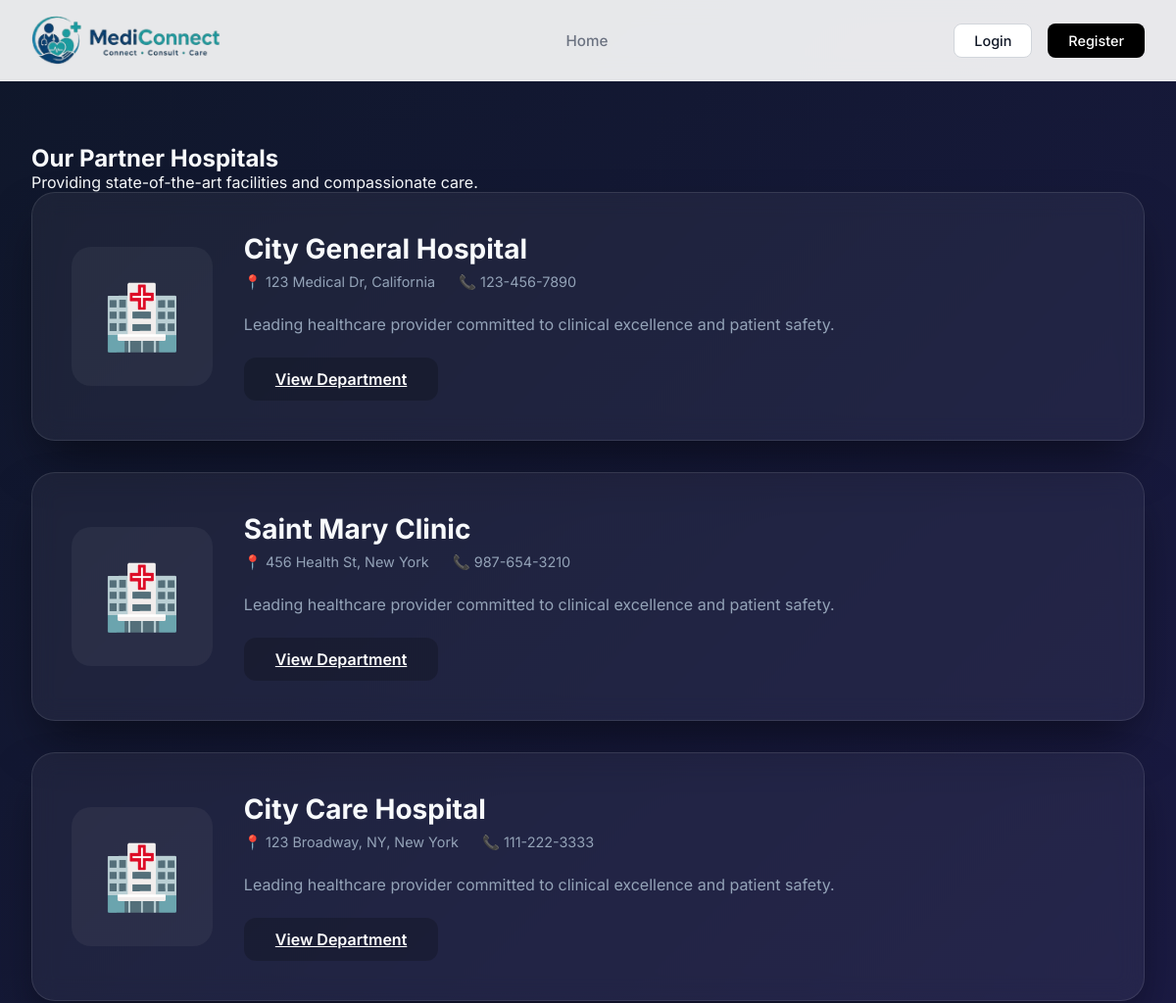
/core/hospitals/ (upper part), run on an earlier commit of the app's database.
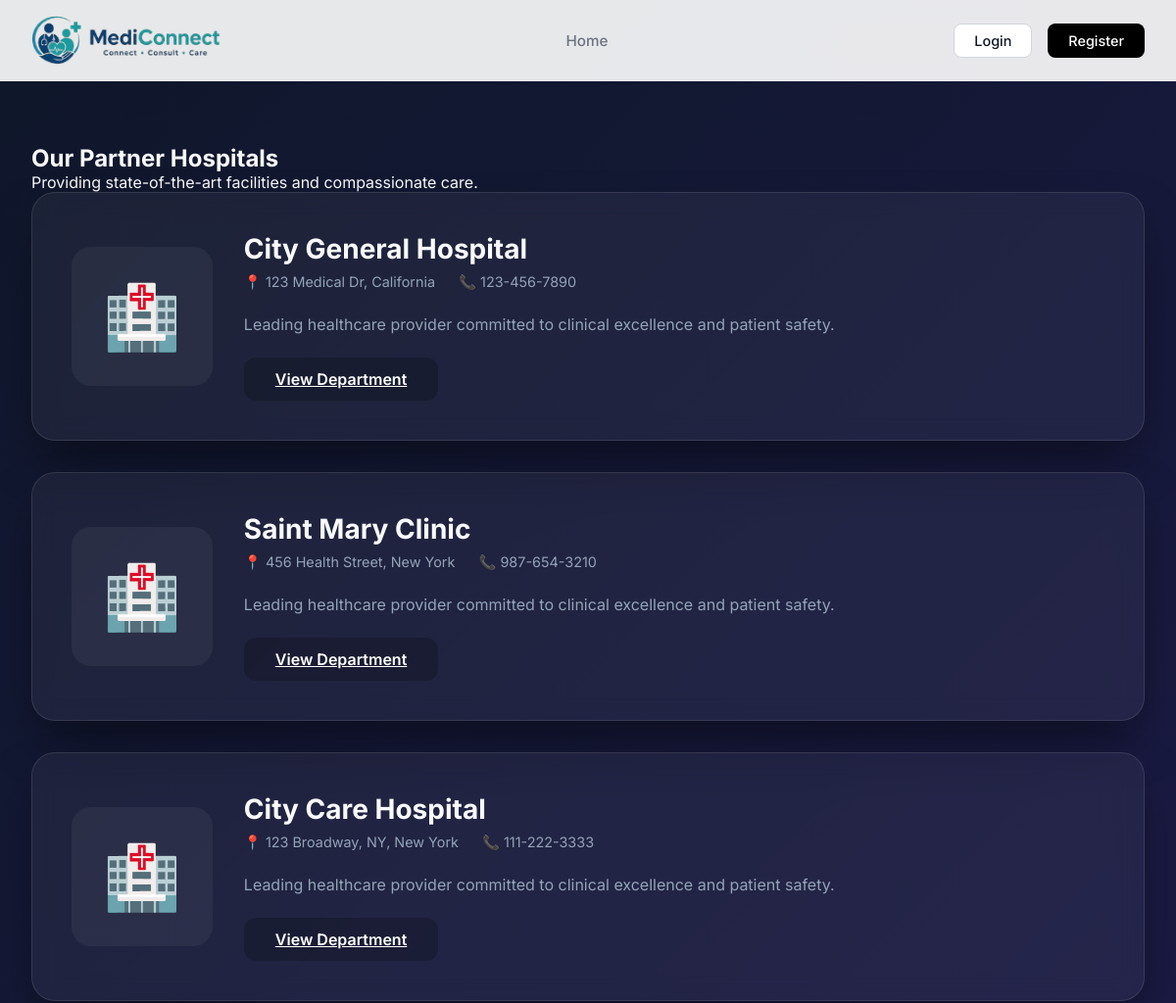
And on a later commit of the database.
### core/models.py (models this page shows, shortened)
class Hospital(models.Model):
    pic = models.ImageField(upload_to='hospital_pics/', null=True, blank=True)
    name = models.CharField(max_length=200)
    state = models.CharField(max_length=100)
    phone = models.CharField(max_length=15)
    address = models.TextField()
    email = models.EmailField(blank=True)

### core/views.py (the view)
# urls.py: path('hospitals/', views.hospital_list, name='hospital_list'),
def hospital_list(request):
    hospitals = Hospital.objects.all()
    return render(request, 'core/hospital_list.html', {'hospitals': hospitals})

### templates/core/hospital_list.html (shortened to what this page needs)
{% extends 'base.html' %}
{% block content %}
<div class="hospitals-container">
    <div class="section-header">
        <div class="section-title">
            <h2>Our Partner Hospitals</h2>
            <p>Providing state-of-the-art facilities and compassionate care.</p>
        </div>
    </div>
    {% for hospital in hospitals %}
    <div class="glass-card hospital-card">
        <div class="hosp-icon">
            {% if hospital.pic %}
                <img src="{{ hospital.pic.url }}" alt="{{ hospital.name }}" style="width: 100%; height: 100%; object-fit: cover; border-radius: 20px;">
            {% else %}
                🏥
            {% endif %}
        </div>
        <div class="hosp-details" style="flex: 1;">
            <h3>{{ hospital.name }}</h3>
            <div class="hosp-meta">
                <span>📍 {{ hospital.address }}, {{ hospital.state }}</span>
                <span>📞 {{ hospital.phone }}</span>
            </div>
            <p style="color: var(--text-muted); margin-bottom: 1.5rem;">Leading healthcare provider committed to clinical excellence and patient safety.</p>
            <div style="display: flex; gap: 1rem;">
                <a href="{% url 'hospital_doctors' hospital.id %}" class="btn btn-primary" style="width: auto; padding: 0.75rem 2rem; background: var(--input-bg);">View Department</a>
            </div>
        </div>
    </div>
    {% empty %}
    <p style="text-align: center; color: var(--text-muted); padding: 4rem;">No hospitals registered yet.</p>
    {% endfor %}
</div>
{% endblock %}

What changed in the data, as far as the page shows it:
changed Hospital "Saint Mary Clinic": address "456 Health St" → "456 Health Street"
